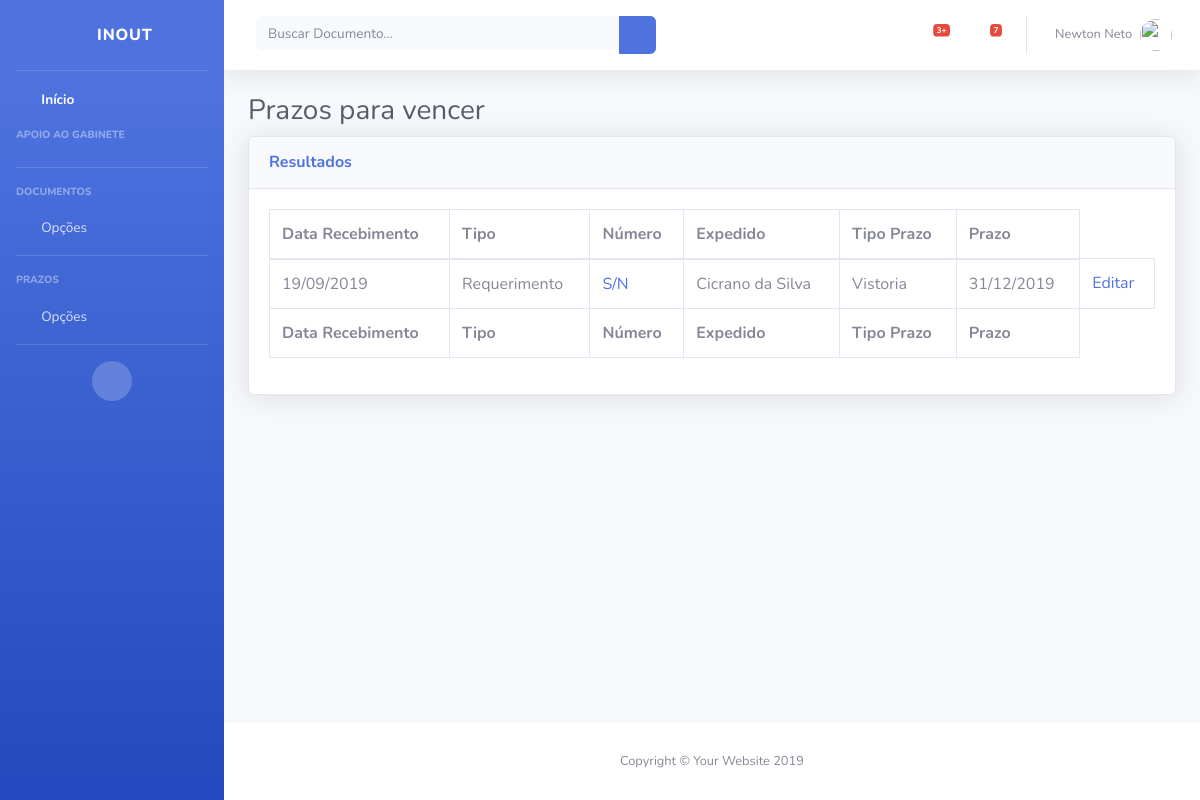
The app's page /listarprazos (signed in) with its own data.
### inout/models.py (models this page shows, shortened)
class Documento(models.Model):
	usuario = models.ForeignKey(User, on_delete = models.CASCADE)
	data_de_entrada = models.DateTimeField('Data de Entrada')
	tipo_de_documento = models.CharField(max_length = 30)
	numero_do_documento = models.CharField(max_length = 30)
	orgao_expedidor_do_documento = models.CharField(max_length = 150)
	assunto_do_documento = models.CharField(max_length = 1000)
	despacho_do_documento = models.CharField(max_length = 200)
	numero_do_processo = models.CharField(max_length = 30)

class Prazo(models.Model):
	documento = models.ForeignKey(Documento, on_delete = models.CASCADE)
	tipo_de_prazo = models.CharField(max_length = 20)
	data_do_prazo = models.DateTimeField('Prazo')
	prazo_encerrado = models.BooleanField(default = False)

### inout/views.py (the view)
# urls.py: path('listarprazos', views.listarprazos, name = 'listarprazos'),
@login_required
def listarprazos(request):
	lista_de_documentos = Documento.objects.exclude(prazo__data_do_prazo__lt = datetime.date.today()).exclude(prazo__data_do_prazo = None)
	contexto = {
		'titulo': "Prazos para vencer",
		'lista_de_documentos': lista_de_documentos,
	}
	return render(request, 'inout/listardocumentos.html', contexto)

### inout/templates/inout/listardocumentos.html
{% load staticfiles %}
{% include "header.html" %}
        <div class="container-fluid">
          <h1 class="h3 mb-2 text-gray-800">{{ titulo }}</h1>
          <div class="card shadow mb-4">
            <div class="card-header py-3">
              <h6 class="m-0 font-weight-bold text-primary">Resultados</h6>
            </div>
            <div class="card-body">
              <div class="table-responsive">
                <table class="table table-bordered" id="dataTable" width="100%" cellspacing="0">
                  <thead>
                    <tr>
                      <th>Data Recebimento</th>
                      <th>Tipo</th>
                      <th>Número</th>
                      <th>Expedido</th>
                      <th>Tipo Prazo</th>
                      <th>Prazo</th>
                    </tr>
                  </thead>
                  <tfoot>
                    <tr>
                      <th>Data Recebimento</th>
                      <th>Tipo</th>
                      <th>Número</th>
                      <th>Expedido</th>
                      <th>Tipo Prazo</th>
                      <th>Prazo</th>
                    </tr>
                  </tfoot>
                  <tbody>
                    {% for documento in lista_de_documentos %}
                      <tr>
                        <td>{{ documento.data_de_entrada|date:'d/m/Y' }}</td>
                        <td>{{ documento.tipo_de_documento }}</a></td>
                        <td><a href="{% url 'inout:detalhesdocumento' documento.id %}">{{ documento.numero_do_documento }}</a></td>
                        <td>{{ documento.orgao_expedidor_do_documento }}</td>
                        <td>{% for prazo in documento.prazo_set.all %}
                          {% if prazo.data_do_prazo|date:'d/m/Y' != timezone.now|date:'d/m/Y' %}
                            {{ prazo.tipo_de_prazo }}
                          {% endif %}
                          <br/>
                        {% endfor %}</td>
                        <td>{% for prazo in documento.prazo_set.all %}
                          {{ prazo.data_do_prazo|date:'d/m/Y' }}
                          <br/>
                        {% endfor %}</td>
                        <td><a href="{% url 'inout:editar_documento' documento.id %}">Editar</a></td>
                      </tr>
                    {% endfor %}
                  </tbody>
                </table>
              </div>
            </div>
          </div>
        </div>
      </div>
{% include "footer.html" %}

### records on screen
Documento: data_de_entrada "19/09/2019", tipo_de_documento "Requerimento", numero_do_documento "S/N", orgao_expedidor_do_documento "Cicrano da Silva"
Prazo: tipo_de_prazo "Vistoria", data_do_prazo "31/12/2019"

### other values on screen
{{ titulo }} "Prazos para vencer"
